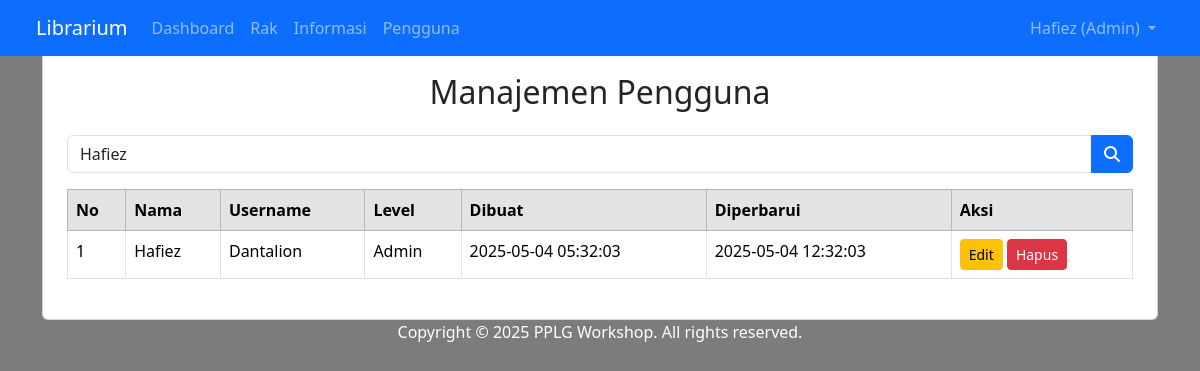
The page /user.php?key=Hafiez (signed in) on the database its author committed.
### tables this page shows
CREATE TABLE `tb_user` (
  `id` int(11) NOT NULL,
  `created_at` timestamp NOT NULL DEFAULT current_timestamp(),
  `level` enum('Admin','Moderator','Visitor','') DEFAULT 'Visitor',
  `name` varchar(30) DEFAULT NULL,
  `pass` varchar(50) DEFAULT NULL,
  `username` varchar(30) DEFAULT NULL,
  `updated_at` datetime DEFAULT NULL
);

### user.php (the view, shortened to what this page needs)
<?php
include 'header.php';
$key = isset($_GET['key']) ? mysqli_real_escape_string($conn, $_GET['key']) : '';
if (!empty($key)) {
    $query = mysqli_query($conn, "SELECT * FROM tb_user WHERE name LIKE '%$key%' OR username LIKE '%$key%' OR level LIKE '%$key%'");
} else {
    $query = mysqli_query($conn, "SELECT * FROM tb_user");
}
?>
<head>
    <link rel="stylesheet" type="text/css" href="css/bootstrap.min.css">
</head>
<body class="bg-light">
    <div class="container mt-5">
        <div class="card p-4">
            <h2 class="mb-4 text-center">Manajemen Pengguna</h2>
            <form method="GET" action="">
                <div class="input-group mb-3">
                    <input type="text" name="key" class="form-control" placeholder="Filter Pencarian" value="<?= htmlspecialchars($key) ?>">
                    <button class="btn btn-primary" type="submit">
                        <i class="fa fa-search"></i>
                    </button>
                </div>
            </form>
            <table class="table table-bordered">
                <thead class="table-secondary">
                    <tr>
                        <th>No</th>
                        <th>Nama</th>
                        <th>Username</th>
                        <th>Level</th>
                        <th>Dibuat</th>
                        <th>Diperbarui</th>
                        <th>Aksi</th>
                    </tr>
                </thead>
                <tbody>
                    <?php
                    $no = 1;
                    while ($u = mysqli_fetch_assoc($query)):
                    ?>
                        <tr>
                            <td><?= $no++ ?></td>
                            <td><?= $u['name'] ?></td>
                            <td><?= $u['username'] ?></td>
                            <td><?= $u['level'] ?></td>
                            <td><?= $u['created_at'] ?></td>
                            <td><?= $u['updated_at'] ?></td>
                            <td>
                                <?php if ($_SESSION['ulevel'] == 'Admin'): ?>
                                    <a href="user_edit.php?id=<?= $u['id'] ?>" class="btn btn-warning btn-sm">Edit</a>
                                    <a href="user_delete.php?id=<?= $u['id'] ?>" class="btn btn-danger btn-sm" class="btn btn-danger btn-sm" onclick="return confirm('Hapus pengguna ini?')">Hapus</a>
                                <?php else: ?>
                                    <span class="text-muted">Akses dibatasi</span>
                                <?php endif; ?>
                            </td>
                        </tr>
                    <?php endwhile; ?>
                </tbody>
            </table>
        </div>
    </div>
</body>
<?php include 'footer.php'; ?>

### user.php (style rules this page uses)
body { background: linear-gradient(rgba(0, 0, 0, 0.5), rgba(0, 0, 0, 0.5)), url('images/background.jpg') no-repeat center center fixed; height: 100vh; background-attachment: fixed; background-position: center; background-repeat: no-repeat; background-size: cover; }

### rows shown on the page
tb_user: name "Hafiez", username "Dantalion", level "Admin", created_at "2025-05-04 05:32:03", updated_at "2025-05-04 12:32:03"

### other values the page prints
$_SESSION['uname'] "Hafiez"
$_SESSION['ulevel'] "Admin"
